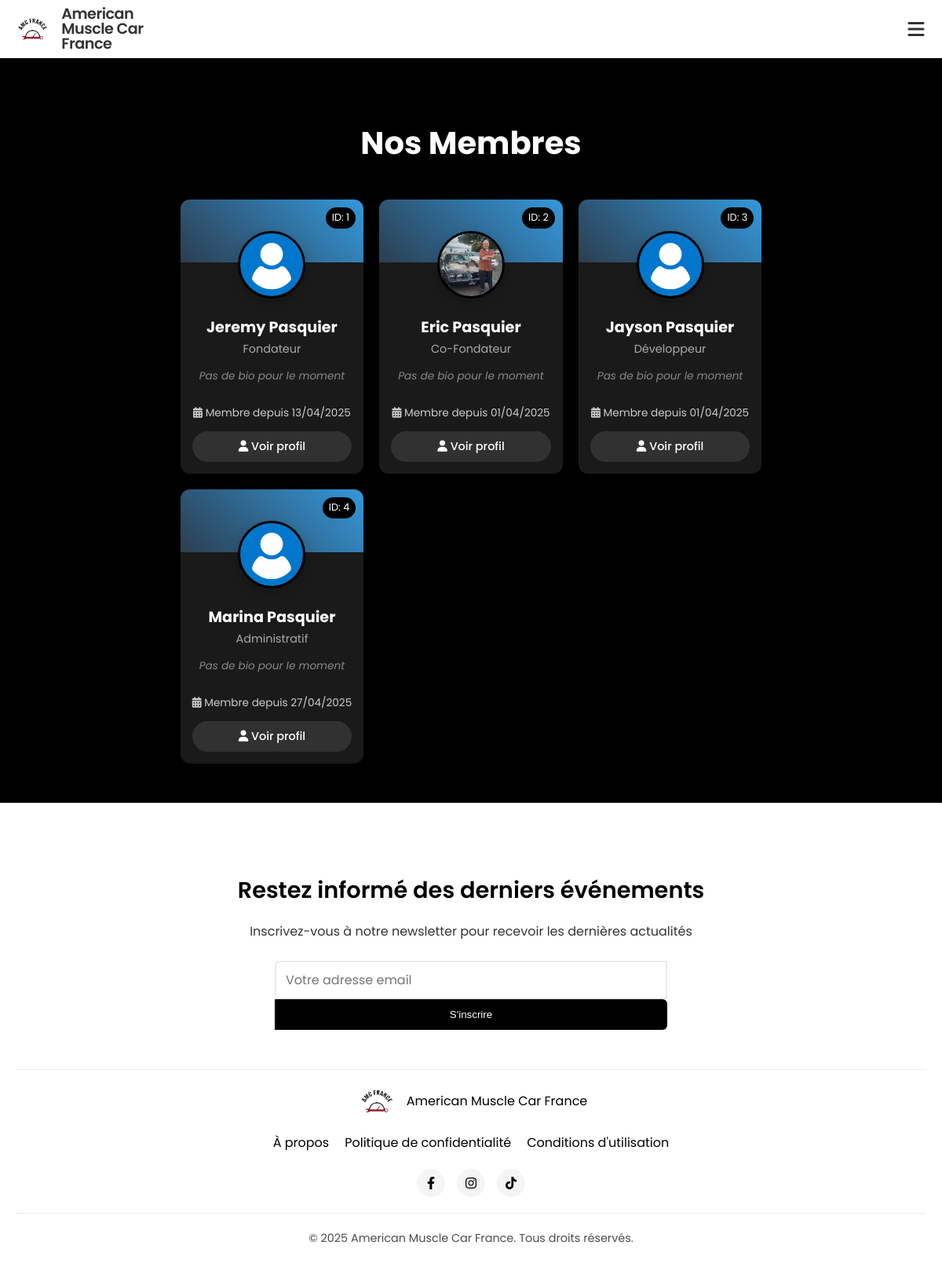
/accounts/members/, run on the app's committed database.
### core/models.py (models this page shows, shortened)
class ClubInfo(models.Model):
    name = models.CharField(max_length=100, default="Club de Voitures Américaines", verbose_name="Nom")
    description = models.TextField(verbose_name="Description")
    founder_info = models.TextField(blank=True, null=True, verbose_name="Informations sur le fondateur")
    cofounder_info = models.TextField(blank=True, null=True, verbose_name="Informations sur le co-fondateur")
    email = models.EmailField(blank=True, null=True, verbose_name="Email")
    phone = models.CharField(max_length=20, blank=True, null=True, verbose_name="Téléphone")
    instagram = models.CharField(max_length=100, blank=True, null=True)
    facebook = models.CharField(max_length=100, blank=True, null=True)
    twitter = models.CharField(max_length=100, blank=True, null=True)
    class Meta:
        verbose_name = "Information du Club"
        verbose_name_plural = "Informations du Club"

### accounts/models.py (models this page shows, shortened)
class UserProfile(models.Model):
    ROLE_CHOICES = (
        ('founder', 'Fondateur'),
        ('co-founder', 'Co-Fondateur'),
        ('member', 'Membre'),
        ('developer', 'Développeur'),
        ('admin', 'Administratif')
    )
    user = models.OneToOneField(User, on_delete=models.CASCADE, related_name='profile')
    profile_image = models.ImageField(
        upload_to=get_file_path,  # Use our custom function
        default='default.png',
        blank=True
    )
    member_id = models.PositiveIntegerField(unique=True)
    role = models.CharField(max_length=20, choices=ROLE_CHOICES, default='member')
    is_approved = models.BooleanField(default=False)
    date_created = models.DateTimeField(auto_now_add=True)
    last_login = models.DateTimeField(blank=True, null=True)
    instagram = models.CharField(max_length=100, blank=True, null=True)
    facebook = models.CharField(max_length=100, blank=True, null=True)
    twitter = models.CharField(max_length=100, blank=True, null=True)
    bio = models.TextField(blank=True, null=True, verbose_name="Biographie")
    banner_image = models.ImageField(
        upload_to=get_file_path,  # Use our custom function
        blank=True,
        null=True
    )
    banner_color = models.CharField(max_length=20, blank=True, null=True, default="#2c3e50", verbose_name="Couleur de bannière")
    banner_approved = models.BooleanField(default=False, verbose_name="Bannière approuvée")
    def get_banner_style(self):
        if self.banner_approved and self.banner_image:
            return f"background-image: url('{self.banner_image.url}'); background-size: cover; background-position: center;"
        elif self.banner_approved and self.banner_color:
            return f"background-color: {self.banner_color};"
        else:
            return "background: linear-gradient(45deg, #2c3e50, #3498db);" # Style par défaut

### accounts/views.py (the view)
# urls.py: path('members/', views.members_list, name='members_list'),
def members_list(request):
    members = UserProfile.objects.filter(is_approved=True).order_by('member_id')
    debug = False
    if debug:
        print(f"Total members found: {members.count()}")
        for member in members:
            print(f"Member ID: {member.member_id}, Username: {member.user.username}, Approved: {member.is_approved}")
    return render(request, 'accounts/members_list.html', {
        'members': members,
        'debug': debug
    })

### core/context_processors.py (called while the page is built)
def club_info(request):
    try:
        info = ClubInfo.objects.first()
    except:
        info = None
    return {'global_club_info': info}

### templates/accounts/members_list.html (shortened to what this page needs)
{% extends 'base/base.html' %}
{% block content %}
<div class="members-page" style="max-width: 1400px; margin: 50px auto; padding: 0 20px;">
    <h1 style="text-align: center; margin-bottom: 40px; font-size: 2.5rem;">Nos Membres</h1>
    <div class="members-grid">
        {% if members %}
            {% for member in members %}
                <div class="member-card-container">
                    <a href="{% url 'user_profile' member.user.username %}" class="member-card-link">
                        <div class="member-card">
                            <div class="member-header">
                                <div class="member-cover" style="{{ member.get_banner_style }}"></div>
                                <div class="member-image">
                                    <img src="{{ member.profile_image.url }}"
                                         alt="{{ member.user.get_full_name }}"
                                         onerror="this.onerror=null; this.src='/static/img/default-avatar.png';">
                                </div>
                                <div class="member-id-badge">
                                    ID: {{ member.member_id }}
                                </div>
                            </div>
                            <div class="member-info">
                                <h2>{{ member.user.get_full_name }}</h2>
                                <p class="member-role">{{ member.get_role_display }}</p>
                                <div class="member-since">
                                    <i class="fas fa-calendar-alt"></i> Membre depuis {{ member.date_created|date:"d/m/Y" }}
                                </div>
                                <div class="view-profile-btn">
                                    <i class="fas fa-user"></i> Voir profil
                                </div>
                            </div>
                        </div>
                    </a>
                </div>
            {% endfor %}
        {% else %}
            <div class="no-members-message">
                <i class="fas fa-users"></i>
                <h3>Aucun membre approuvé pour le moment</h3>
                <p>Les membres approuvés apparaîtront ici.</p>
            </div>
        {% endif %}
    </div>
</div>
{% endblock %}

### templates/base/base.html (shortened to what this page needs)
<!DOCTYPE html>
<html lang="fr">
<head>
    <link href="https://cdnjs.cloudflare.com/ajax/libs/font-awesome/6.0.0/css/all.min.css" rel="stylesheet">
    <link href="/static/css/style.css" rel="stylesheet">
</head>
<body>
    <nav>
        <div class="nav-left">
            <img src="/static/img/logo.png" alt="logo">
            <span class="nav-title">{% if global_club_info %}{{ global_club_info.name }}{% else %}Club de Voitures Américaines{% endif %}</span>
        </div>
        <div class="nav-right">
            <button id="mobile-menu-toggle" aria-label="Toggle menu">
                <i class="fas fa-bars"></i>
            </button>
        </div>
    </nav>
    {% block content %}{% endblock %}
    <footer>
        <div class="footer-container">
            <div class="newsletter">
                <h3>Restez informé des derniers événements</h3>
                <p>Inscrivez-vous à notre newsletter pour recevoir les dernières actualités</p>
                <form class="newsletter-form" method="post" action="{% url 'newsletter_signup' %}">
                    <input type="email" name="email" placeholder="Votre adresse email" required>
                    <button type="submit">S'inscrire</button>
                </form>
            </div>
            <div class="footer-info">
                <div class="footer-logo">
                    <img src="/static/img/logo.png" alt="logo" class="footer-logo-img">
                    <span>{% if global_club_info %}{{ global_club_info.name }}{% else %}Club de Voitures Américaines{% endif %}</span>
                </div>
                <div class="footer-links">
                    <a href="{% url 'about' %}">À propos</a>
                    <a href="#">Politique de confidentialité</a>
                    <a href="#">Conditions d'utilisation</a>
                </div>
                <div class="social-links">
                    <a href="#" aria-label="Facebook"><i class="fab fa-facebook-f"></i></a>
                    <a href="#" aria-label="Instagram"><i class="fab fa-instagram"></i></a>
                    <a href="#" aria-label="TikTok"><i class="fab fa-tiktok"></i></a>
                </div>
            </div>
            <div class="copyright">
                <p>&copy; {% now "Y" %} {% if global_club_info %}{{ global_club_info.name }}{% else %}Club de Voitures Américaines{% endif %}. Tous droits réservés.</p>
            </div>
        </div>
    </footer>
</body>
</html>

### static/css/style.css (style rules this page uses)
:root { --main-dark: #0e0f10; --secondary-dark: #1a1c1e; --accent: #ff3838; --text-light: #f8f9fa; --text-secondary: #adb5bd; --event-date-bg: #ff3838; }
html, body { height: 100%; }
html { font-size: 16px; }
body { margin: 0; padding: 0; background-color: black; color: white; font-family: 'Poppins', sans-serif; display: flex; flex-direction: column; min-height: 100vh; line-height: 1.6; }
nav { display: flex; justify-content: space-between; align-items: center; padding: 15px 30px; background-color: white; box-shadow: 0 2px 10px rgba(0, 0, 0, 0.1); position: sticky; top: 0; z-index: 100; }
.nav-left { display: flex; align-items: center; gap: 15px; }
.nav-left img { height: 75px; width: auto; object-fit: contain; display: block; }
.nav-title { font-weight: 600; font-size: 1.4em; color: #333; letter-spacing: -0.5px; display: flex; align-items: center; line-height: 1; }
.nav-right { display: flex; }
footer { background-color: white; color: black; padding: 60px 0 30px; width: 100%; margin-top: auto; position: relative; z-index: 5; }
.footer-container { max-width: 1300px; margin: 0 auto; padding: 0 20px; }
.newsletter { text-align: center; max-width: 600px; margin: 0 auto 50px; }
.newsletter h3 { font-size: 1.8rem; font-weight: 600; margin-bottom: 15px; }
.newsletter p { font-size: 1rem; margin-bottom: 25px; opacity: 0.8; }
.newsletter-form { display: flex; flex-direction: column; max-width: 500px; margin: 0 auto; }
.newsletter-form input { flex: 1; padding: 12px 15px; border: 2px solid #eaeaea; border-radius: 6px 0 0 6px; font-size: 1rem; font-family: inherit; transition: border-color 0.3s ease; }
.newsletter-form button { background-color: black; color: white; border: none; padding: 12px 25px; border-radius: 0 6px 6px 0; font-weight: 500; cursor: pointer; transition: background-color 0.3s ease; }
.footer-info { display: flex; justify-content: space-between; align-items: center; flex-wrap: wrap; padding: 20px 0; border-top: 1px solid #eaeaea; border-bottom: 1px solid #eaeaea; margin-bottom: 20px; }
.footer-logo { display: flex; align-items: center; gap: 10px; }
.footer-logo-img { height: 40px; width: auto; }
.footer-links { display: flex; flex-direction: row; align-items: center; gap: 20px; }
.footer-links a { color: black; text-decoration: none; transition: color 0.3s ease; }
.social-links { display: flex; gap: 15px; }
.social-links a { display: inline-flex; align-items: center; justify-content: center; width: 36px; height: 36px; border-radius: 50%; background-color: #f5f5f5; color: black; text-decoration: none; transition: background-color 0.3s ease, transform 0.3s ease; }
.copyright { text-align: center; font-size: 0.9rem; opacity: 0.7; }
@media (max-width: 1400px) { .footer-info { flex-direction: column; gap: 20px; } }
input, select, textarea { font-size: 16px !important; padding: 10px 12px !important; }

### templates/base/base.html (style rules this page uses)
body.page-transition { animation: fadeIn 0.5s ease-in-out; }
nav { display: flex; justify-content: space-between; align-items: center; padding: 15px 30px; background-color: white; box-shadow: 0 2px 10px rgba(0, 0, 0, 0.1); position: sticky; top: 0; z-index: 100; flex-wrap: nowrap; }
.nav-left { display: flex; align-items: center; gap: 15px; flex-shrink: 0; margin-right: 20px; }
.nav-right { display: flex; align-items: center; gap: 10px; flex-shrink: 0; }
#mobile-menu-toggle { display: flex; align-items: center; justify-content: center; background: none; border: none; color: #333; font-size: 1.5rem; cursor: pointer; margin-left: 10px; padding: 5px; transition: transform 0.3s ease; width: 36px; height: 36px; border-radius: 50%; }
@media (max-width: 1400px) { nav { flex-wrap: wrap; padding: 8px 15px; } }
@media (max-width: 1400px) { .nav-left { gap: 10px; } }
@media (max-width: 1400px) { .nav-left img { height: 38px; } }
@media (max-width: 1400px) { .nav-title { font-size: 1.2em; max-width: 160px; overflow: hidden; text-overflow: ellipsis; } }

### data on the page
ClubInfo: name "American Muscle Car France"
UserProfile: banner_approved False (drawn), profile_image (placeholder picture), member_id "1", user.get_full_name "Jeremy Pasquier", role "Fondateur", date_created "13/04/2025"
UserProfile: banner_approved False (drawn), profile_image (picture), member_id "2", user.get_full_name "Eric Pasquier", role "Co-Fondateur", date_created "01/04/2025"
UserProfile: banner_approved False (drawn), member_id "3", user.get_full_name "Jayson Pasquier", role "Développeur", date_created "01/04/2025"
UserProfile: banner_approved False (drawn), member_id "4", user.get_full_name "Marina Pasquier", role "Administratif", date_created "27/04/2025"
